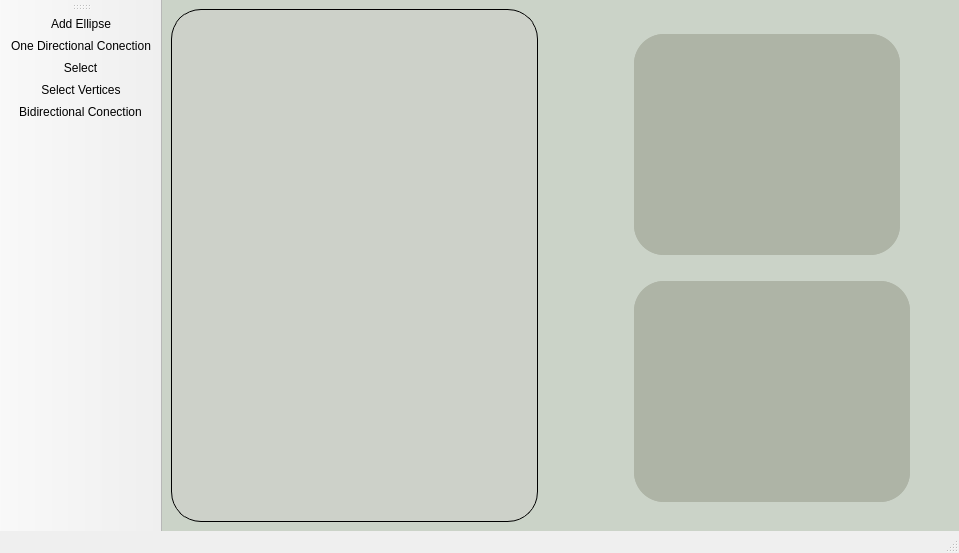
<?xml version="1.0" encoding="UTF-8"?>
<ui version="4.0">
 <class>GraphMenu</class>
 <widget class="QMainWindow" name="GraphMenu">
  <property name="enabled">
   <bool>true</bool>
  </property>
  <property name="geometry">
   <rect>
    <x>0</x>
    <y>0</y>
    <width>959</width>
    <height>553</height>
   </rect>
  </property>
  <property name="windowTitle">
   <string>MainWindow</string>
  </property>
  <property name="styleSheet">
   <string notr="true">#centralwidget{background: #CBD3C8;}

QScrollArea{
	border-radius: 30px;
	background-color: #AEB4A6;
}

QAbstractScrollArea #SWVertices{
	border-radius: 30px;
	background-color: #AEB4A6;
}

QAbstractScrollArea #SWNodes{
	border-radius: 30px;
	background-color: #AEB4A6;
}

QGraphicsView{
	background-color: #CDD1C9;
	border-radius:30px;
	border: 1px solid #000000;
}</string>
  </property>
  <widget class="QWidget" name="centralwidget">
   <layout class="QHBoxLayout" name="horizontalLayout">
    <item>
     <widget class="QGraphicsView" name="GVCanva"/>
    </item>
    <item>
     <spacer name="horizontalSpacer">
      <property name="orientation">
       <enum>Qt::Horizontal</enum>
      </property>
      <property name="sizeType">
       <enum>QSizePolicy::Fixed</enum>
      </property>
      <property name="sizeHint" stdset="0">
       <size>
        <width>40</width>
        <height>20</height>
       </size>
      </property>
     </spacer>
    </item>
    <item>
     <layout class="QVBoxLayout" name="verticalLayout_2">
      <property name="leftMargin">
       <number>10</number>
      </property>
      <property name="topMargin">
       <number>10</number>
      </property>
      <property name="bottomMargin">
       <number>10</number>
      </property>
      <item>
       <spacer name="verticalSpacer_2">
        <property name="orientation">
         <enum>Qt::Vertical</enum>
        </property>
        <property name="sizeType">
         <enum>QSizePolicy::Fixed</enum>
        </property>
        <property name="sizeHint" stdset="0">
         <size>
          <width>10</width>
          <height>15</height>
         </size>
        </property>
       </spacer>
      </item>
      <item>
       <layout class="QHBoxLayout" name="horizontalLayout_2">
        <property name="leftMargin">
         <number>0</number>
        </property>
        <property name="topMargin">
         <number>0</number>
        </property>
        <property name="rightMargin">
         <number>10</number>
        </property>
        <item>
         <spacer name="horizontalSpacer_2">
          <property name="orientation">
           <enum>Qt::Horizontal</enum>
          </property>
          <property name="sizeType">
           <enum>QSizePolicy::Fixed</enum>
          </property>
          <property name="sizeHint" stdset="0">
           <size>
            <width>40</width>
            <height>20</height>
           </size>
          </property>
         </spacer>
        </item>
        <item>
         <widget class="QScrollArea" name="SAVertices">
          <property name="widgetResizable">
           <bool>true</bool>
          </property>
          <widget class="QWidget" name="SWVertices">
           <property name="geometry">
            <rect>
             <x>0</x>
             <y>0</y>
             <width>302</width>
             <height>192</height>
            </rect>
           </property>
          </widget>
         </widget>
        </item>
        <item>
         <spacer name="horizontalSpacer_3">
          <property name="orientation">
           <enum>Qt::Horizontal</enum>
          </property>
          <property name="sizeType">
           <enum>QSizePolicy::Fixed</enum>
          </property>
          <property name="sizeHint" stdset="0">
           <size>
            <width>40</width>
            <height>20</height>
           </size>
          </property>
         </spacer>
        </item>
       </layout>
      </item>
      <item>
       <spacer name="verticalSpacer_3">
        <property name="orientation">
         <enum>Qt::Vertical</enum>
        </property>
        <property name="sizeType">
         <enum>QSizePolicy::Fixed</enum>
        </property>
        <property name="sizeHint" stdset="0">
         <size>
          <width>5</width>
          <height>20</height>
         </size>
        </property>
       </spacer>
      </item>
      <item>
       <layout class="QHBoxLayout" name="horizontalLayout_3">
        <property name="leftMargin">
         <number>0</number>
        </property>
        <property name="topMargin">
         <number>0</number>
        </property>
        <property name="rightMargin">
         <number>0</number>
        </property>
        <item>
         <spacer name="horizontalSpacer_4">
          <property name="orientation">
           <enum>Qt::Horizontal</enum>
          </property>
          <property name="sizeType">
           <enum>QSizePolicy::Fixed</enum>
          </property>
          <property name="sizeHint" stdset="0">
           <size>
            <width>40</width>
            <height>20</height>
           </size>
          </property>
         </spacer>
        </item>
        <item>
         <widget class="QScrollArea" name="SANodes">
          <property name="widgetResizable">
           <bool>true</bool>
          </property>
          <widget class="QWidget" name="SWNodes">
           <property name="geometry">
            <rect>
             <x>0</x>
             <y>0</y>
             <width>311</width>
             <height>192</height>
            </rect>
           </property>
          </widget>
         </widget>
        </item>
        <item>
         <spacer name="horizontalSpacer_5">
          <property name="orientation">
           <enum>Qt::Horizontal</enum>
          </property>
          <property name="sizeType">
           <enum>QSizePolicy::Fixed</enum>
          </property>
          <property name="sizeHint" stdset="0">
           <size>
            <width>40</width>
            <height>20</height>
           </size>
          </property>
         </spacer>
        </item>
       </layout>
      </item>
      <item>
       <spacer name="verticalSpacer">
        <property name="orientation">
         <enum>Qt::Vertical</enum>
        </property>
        <property name="sizeType">
         <enum>QSizePolicy::Fixed</enum>
        </property>
        <property name="sizeHint" stdset="0">
         <size>
          <width>0</width>
          <height>10</height>
         </size>
        </property>
       </spacer>
      </item>
     </layout>
    </item>
   </layout>
  </widget>
  <widget class="QMenuBar" name="menubar">
   <property name="geometry">
    <rect>
     <x>0</x>
     <y>0</y>
     <width>959</width>
     <height>25</height>
    </rect>
   </property>
  </widget>
  <widget class="QStatusBar" name="statusbar"/>
  <widget class="QToolBar" name="toolBar">
   <property name="enabled">
    <bool>true</bool>
   </property>
   <property name="windowTitle">
    <string>toolBar</string>
   </property>
   <attribute name="toolBarArea">
    <enum>LeftToolBarArea</enum>
   </attribute>
   <attribute name="toolBarBreak">
    <bool>false</bool>
   </attribute>
   <addaction name="actionAddEllipse"/>
   <addaction name="actionOneDirectionalConection"/>
   <addaction name="actionSelect"/>
   <addaction name="actionSelectVertices"/>
   <addaction name="actionBidirectionalConection"/>
  </widget>
  <action name="actionAddEllipse">
   <property name="checkable">
    <bool>true</bool>
   </property>
   <property name="icon">
    <iconset resource="ToolBarResources.qrc">
     <normaloff>:/new/Icons/ellipseItemIcon</normaloff>:/new/Icons/ellipseItemIcon</iconset>
   </property>
   <property name="text">
    <string>Add Ellipse</string>
   </property>
  </action>
  <action name="actionOneDirectionalConection">
   <property name="checkable">
    <bool>true</bool>
   </property>
   <property name="icon">
    <iconset resource="ToolBarResources.qrc">
     <normaloff>:/new/Icons/oneDirectionButtonIcon</normaloff>:/new/Icons/oneDirectionButtonIcon</iconset>
   </property>
   <property name="text">
    <string>One Directional Conection</string>
   </property>
  </action>
  <action name="actionSelect">
   <property name="checkable">
    <bool>true</bool>
   </property>
   <property name="icon">
    <iconset resource="ToolBarResources.qrc">
     <normaloff>:/new/Icons/selectionButtonIcon</normaloff>:/new/Icons/selectionButtonIcon</iconset>
   </property>
   <property name="text">
    <string>Select</string>
   </property>
  </action>
  <action name="actionSelectVertices">
   <property name="checkable">
    <bool>true</bool>
   </property>
   <property name="icon">
    <iconset resource="ToolBarResources.qrc">
     <normaloff>:/new/Icons/selectionOfVerticesIcon</normaloff>:/new/Icons/selectionOfVerticesIcon</iconset>
   </property>
   <property name="text">
    <string>Select Vertices</string>
   </property>
  </action>
  <action name="actionBidirectionalConection">
   <property name="checkable">
    <bool>true</bool>
   </property>
   <property name="icon">
    <iconset resource="ToolBarResources.qrc">
     <normaloff>:/new/Icons/twoDirectionButton</normaloff>:/new/Icons/twoDirectionButton</iconset>
   </property>
   <property name="text">
    <string>Bidirectional Conection</string>
   </property>
  </action>
 </widget>
 <resources>
  <include location="ToolBarResources.qrc"/>
 </resources>
 <connections/>
</ui>
